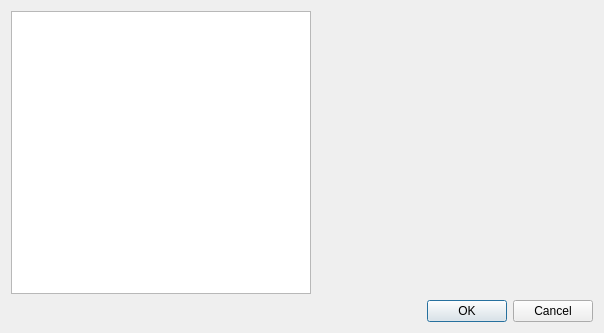
<?xml version="1.0" encoding="UTF-8"?>
<ui version="4.0">
 <class>ConfigHistoryDialog</class>
 <widget class="QDialog" name="ConfigHistoryDialog">
  <property name="geometry">
   <rect>
    <x>0</x>
    <y>0</y>
    <width>604</width>
    <height>333</height>
   </rect>
  </property>
  <property name="windowTitle">
   <string>Dialog</string>
  </property>
  <layout class="QVBoxLayout" name="verticalLayout_2">
   <item>
    <layout class="QVBoxLayout" name="verticalLayout">
     <item>
      <layout class="QHBoxLayout" name="horizontalLayout">
       <item>
        <widget class="QListWidget" name="list_configurations">
         <property name="sizePolicy">
          <sizepolicy hsizetype="Preferred" vsizetype="Expanding">
           <horstretch>0</horstretch>
           <verstretch>0</verstretch>
          </sizepolicy>
         </property>
         <property name="minimumSize">
          <size>
           <width>300</width>
           <height>0</height>
          </size>
         </property>
        </widget>
       </item>
       <item>
        <widget class="QtAddons::ImageViewerWidget" name="ImageViewer_Display" native="true">
         <property name="sizePolicy">
          <sizepolicy hsizetype="Expanding" vsizetype="Expanding">
           <horstretch>0</horstretch>
           <verstretch>0</verstretch>
          </sizepolicy>
         </property>
         <property name="minimumSize">
          <size>
           <width>256</width>
           <height>256</height>
          </size>
         </property>
        </widget>
       </item>
      </layout>
     </item>
     <item>
      <widget class="QDialogButtonBox" name="buttonBox">
       <property name="standardButtons">
        <set>QDialogButtonBox::Cancel|QDialogButtonBox::Ok</set>
       </property>
      </widget>
     </item>
    </layout>
   </item>
  </layout>
 </widget>
 <customwidgets>
  <customwidget>
   <class>QtAddons::ImageViewerWidget</class>
   <extends>QWidget</extends>
   <header location="global">imageviewerwidget.h</header>
   <container>1</container>
  </customwidget>
 </customwidgets>
 <resources/>
 <connections/>
</ui>
